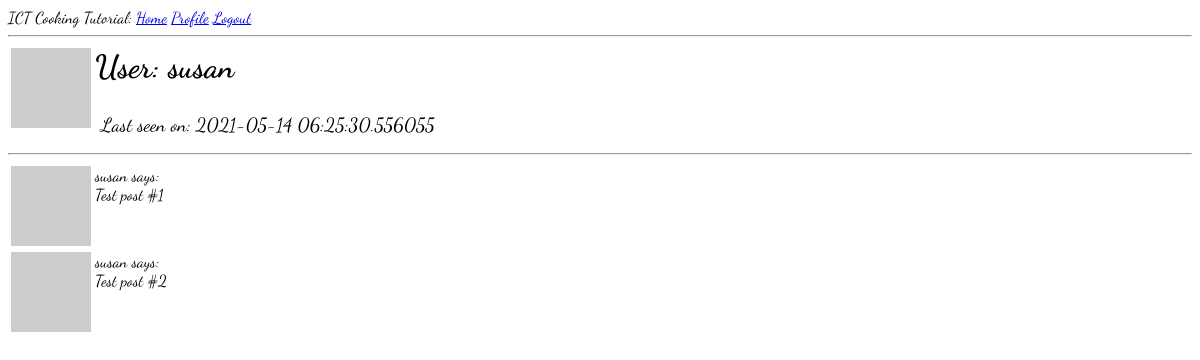
Page /user/susan (signed in) on the committed database.
### app/models.py (models this page shows, shortened)
class User(UserMixin, db.Model):
    id = db.Column(db.Integer, primary_key=True)
    username = db.Column(db.String(64), index=True, unique=True)
    email = db.Column(db.String(120), index=True, unique=True)
    password_hash = db.Column(db.String(128))
    posts = db.relationship('Post', backref='author', lazy='dynamic')
    about_me = db.Column(db.String(140))
    last_seen = db.Column(db.DateTime, default=datetime.utcnow)
    def avatar(self, size):
        digest = md5(self.email.lower().encode('utf-8')).hexdigest()
        return 'https://www.gravatar.com/avatar/{}?d=identicon&s={}'.format(
            digest, size)

### app/routes.py (the view)
@app.route('/user/<username>')
@login_required
def user(username):
    user = User.query.filter_by(username=username).first_or_404()
    posts = [
        {'author': user, 'body': 'Test post #1'},
        {'author': user, 'body': 'Test post #2'}
    ]
    return render_template('user.html', user=user, posts=posts)

### app/models.py (called while the page is built)
@login.user_loader
def load_user(id):
    return User.query.get(int(id))

### app/routes.py (called while the page is built)
@app.before_request
def before_request():
    if current_user.is_authenticated:
        current_user.last_seen = datetime.utcnow()
        db.session.commit()

### app/templates/user.html (shortened to what this page needs)
{% extends "base.html" %}
{% block content %}
    <table>
        <tr valign="top">
            <td><img src="{{ user.avatar(128) }}"></td>
            <td>
                <h1>User: {{ user.username }}</h1>
                {% if user.last_seen %}<p>Last seen on: {{ user.last_seen }}</p>{% endif %}
            </td>
        </tr>
    </table>
    <hr>
    {% for post in posts %}
        {% include '_post.html' %}
    {% endfor %}
{% endblock %}

### app/templates/base.html (shortened to what this page needs)
<html>
    <head>
        <link type="text/css" rel="stylesheet" href="{{url_for('static', filename='css/content_style.css') }}">
    </head>
    <body>
        <div>
            ICT Cooking Tutorial:
            <a href="{{ url_for('index') }}">Home</a>
            {% if current_user.is_anonymous %}
            <a href="{{ url_for('login') }}">Login</a>
            {% else %}
            <a href="{{ url_for('user', username=current_user.username) }}">Profile</a>
            <a href="{{ url_for('logout') }}">Logout</a>
            {% endif %}
          </div>
        <hr>
        {% block content %}{% endblock %}
    </body>
</html>

### app/templates/_post.html
<table>
    <tr valign="top">
        <td><img src="{{ post.author.avatar(36) }}"></td>
        <td>{{ post.author.username }} says:<br>{{ post.body }}</td>
    </tr>
</table>

### app/static/css/content_style.css (style rules this page uses)
body { font-family: 'Dancing Script', cursive; }
p { margin: 0 auto; width: 100%; color: black; text-align: "center"; padding: 6px; font-size:larger; }

### rows in the picture
User: username "susan", last_seen "2021-05-14 06:25:30.556055", author.username "susan" "susan"

### other values in the picture
{{ post.body }} "Test post #1" "Test post #2"
